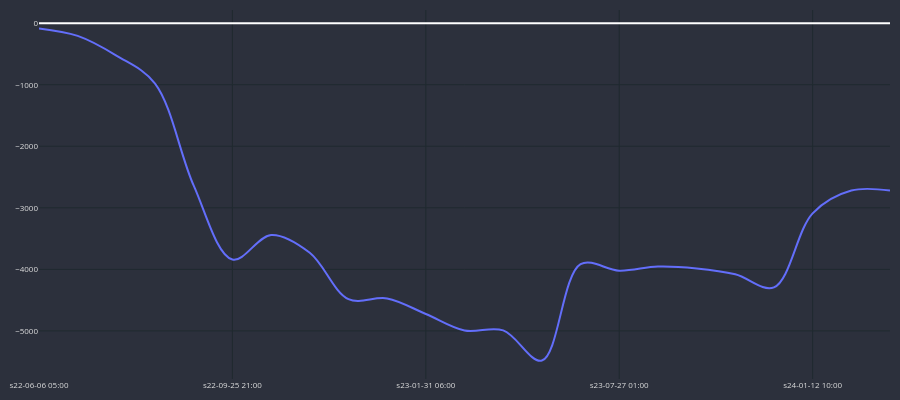

The notebook cell saved with this chart:
### Code cell
cp = Candleplot(df_trades, candles=False)
cp.show_plot(line_traces=['GAIN_C'])

### Figure 1 — Plotly figure (JSON) as saved in the notebook; plotly's stock layout.template omitted (floating-point values rounded to 4 significant figures)
{"data": [{"line": {"shape": "spline", "width": 2}, "name": "GAIN_C", "type": "scatter", "x": ["s22-06-06 05:00", "s22-07-08 09:00", "s22-07-25 13:00", "s22-08-01 01:00", "s22-09-07 21:00", "s22-09-25 21:00", "s22-10-11 09:00", "s22-11-15 22:00", "s22-12-14 18:00", "s22-12-21 02:00", "s23-01-31 06:00", "s23-02-08 06:00", "s23-02-15 10:00", "s23-03-22 21:00", "s23-04-04 05:00", "s23-07-27 01:00", "s23-08-09 09:00", "s23-09-15 01:00", "s23-10-31 09:00", "s23-12-11 02:00", "s24-01-12 10:00", "s24-07-25 01:00", "s24-09-26 01:00"], "y": [-86.3, -207.4, -527.2, -981.3, -2640.0, -3841.0, -3442.0, -3730.0, -4484.0, -4472.0, -4725.0, -4994.0, -4991.0, -5481.0, -3914.0, -4021.0, -3954.0, -3985.0, -4080.0, -4293.0, -3090.0, -2720.0, -2720.0]}], "layout": {"font": {"color": "#e1e1e1", "size": 8}, "height": 400, "margin": {"b": 10, "l": 10, "r": 10, "t": 10}, "paper_bgcolor": "#2c303c", "plot_bgcolor": "#2c303c", "width": 900, "xaxis": {"gridcolor": "#1f292f", "nticks": 5, "rangeslider": {"visible": false}}, "yaxis": {"gridcolor": "#1f292f"}}}
